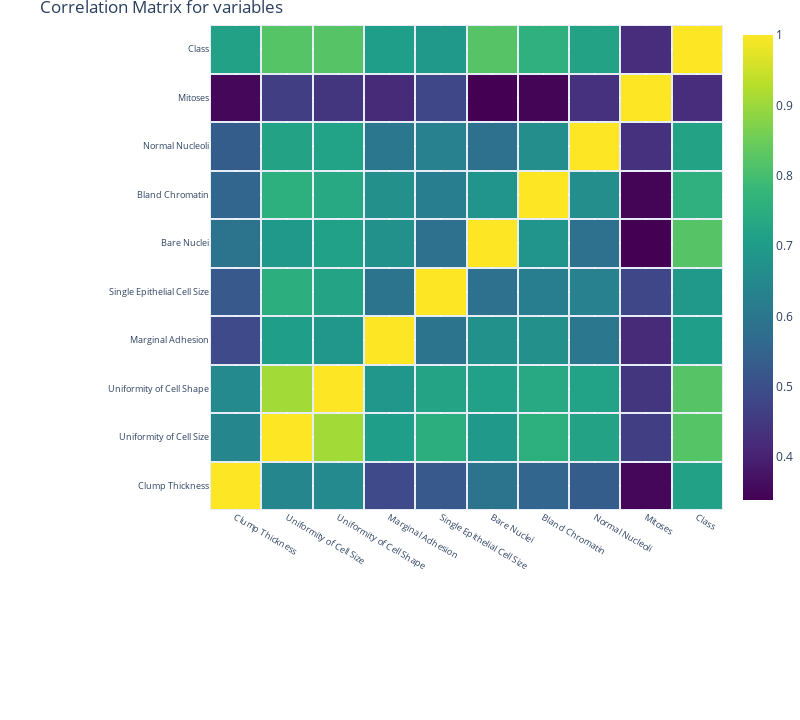

This figure's notebook cell:
### Code cell
trace = go.Heatmap(z = corr_array,
                   x = matrix_cols,
                   y = matrix_cols,
                   xgap = 2,
                   ygap = 2,
                   colorscale='Viridis',
                   colorbar   = dict() ,
                  )
layout = go.Layout(dict(title = 'Correlation Matrix for variables',
                        autosize = False,
                        height  = 720,
                        width   = 800,
                        margin  = dict(r = 0 ,l = 210,
                                       t = 25,b = 210,
                                     ),
                        yaxis   = dict(tickfont = dict(size = 9)),
                        xaxis   = dict(tickfont = dict(size = 9)),
                       )
                  )
fig = go.Figure(data = [trace],layout = layout)
py.iplot(fig)

### Figure 1 — Plotly figure (JSON) as saved in the notebook; plotly's stock layout.template omitted (floating-point values rounded to 4 significant figures)
{"data": [{"colorscale": [[0, "#440154"], [0.1111, "#482878"], [0.2222, "#3e4989"], [0.3333, "#31688e"], [0.4444, "#26828e"], [0.5556, "#1f9e89"], [0.6667, "#35b779"], [0.7778, "#6ece58"], [0.8889, "#b5de2b"], [1, "#fde725"]], "type": "heatmap", "x": ["Clump Thickness", "Uniformity of Cell Size", "Uniformity of Cell Shape", "Marginal Adhesion", "Single Epithelial Cell Size", "Bare Nuclei", "Bland Chromatin", "Normal Nucleoli", "Mitoses", "Class"], "xgap": 2, "y": ["Clump Thickness", "Uniformity of Cell Size", "Uniformity of Cell Shape", "Marginal Adhesion", "Single Epithelial Cell Size", "Bare Nuclei", "Bland Chromatin", "Normal Nucleoli", "Mitoses", "Class"], "ygap": 2, "z": [[1, 0.6425, 0.6535, 0.4878, 0.5236, 0.5931, 0.5537, 0.5341, 0.351, 0.7148], [0.6425, 1, 0.9072, 0.707, 0.7535, 0.6917, 0.7556, 0.7193, 0.4608, 0.8208], [0.6535, 0.9072, 1, 0.6859, 0.7225, 0.7139, 0.7353, 0.718, 0.4413, 0.8219], [0.4878, 0.707, 0.6859, 1, 0.5945, 0.6706, 0.6686, 0.6031, 0.4189, 0.7063], [0.5236, 0.7535, 0.7225, 0.5945, 1, 0.5857, 0.6181, 0.6289, 0.4806, 0.691], [0.5931, 0.6917, 0.7139, 0.6706, 0.5857, 1, 0.6806, 0.5843, 0.3392, 0.8227], [0.5537, 0.7556, 0.7353, 0.6686, 0.6181, 0.6806, 1, 0.6656, 0.346, 0.7582], [0.5341, 0.7193, 0.718, 0.6031, 0.6289, 0.5843, 0.6656, 1, 0.4338, 0.7187], [0.351, 0.4608, 0.4413, 0.4189, 0.4806, 0.3392, 0.346, 0.4338, 1, 0.4234], [0.7148, 0.8208, 0.8219, 0.7063, 0.691, 0.8227, 0.7582, 0.7187, 0.4234, 1]]}], "layout": {"autosize": false, "height": 720, "margin": {"b": 210, "l": 210, "r": 0, "t": 25}, "title": {"text": "Correlation Matrix for variables"}, "width": 800, "xaxis": {"tickfont": {"size": 9}}, "yaxis": {"tickfont": {"size": 9}}}}
